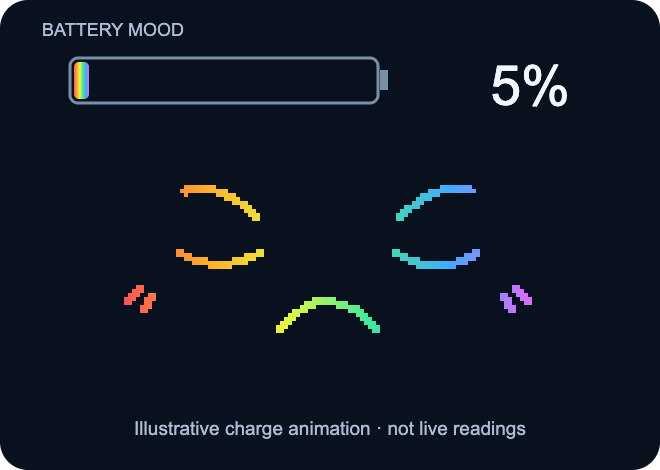
#> input picture companions/battery-faces/main/assets/animation/mood-0.png, 660 x 470 px; its folder holds 4 pictures in this run
$ python finalize_assets.py
#> lines starting #> are read from the running program, lines starting #| are printed output that depends on the picture
"""Create GitHub's GIF fallback and checksum every final retained image."""
from pathlib import Path
from PIL import Image
import hashlib,json,datetime,zipfile
assets=Path(__file__).resolve().parents[1]/'assets'
frames=[Image.open(assets/f'animation/mood-{i}.png').convert('RGB') for i in range(5)]
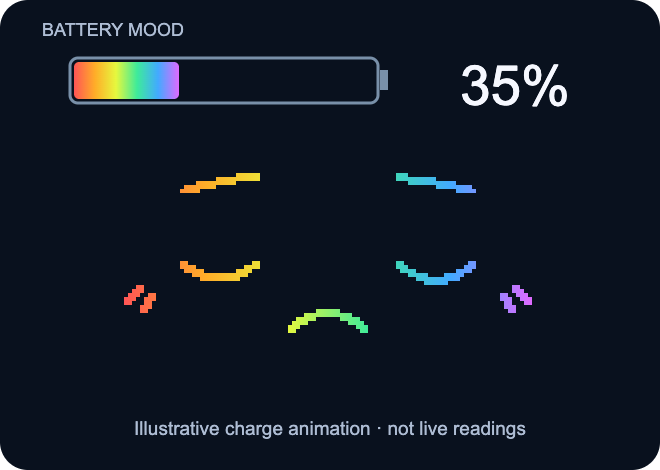
#> input picture companions/battery-faces/main/assets/animation/mood-1.png, 660 x 470 px
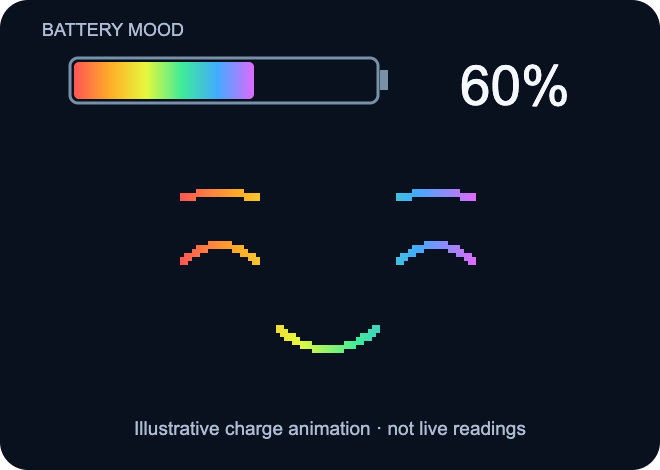
#> input picture companions/battery-faces/main/assets/animation/mood-2.png, 660 x 470 px
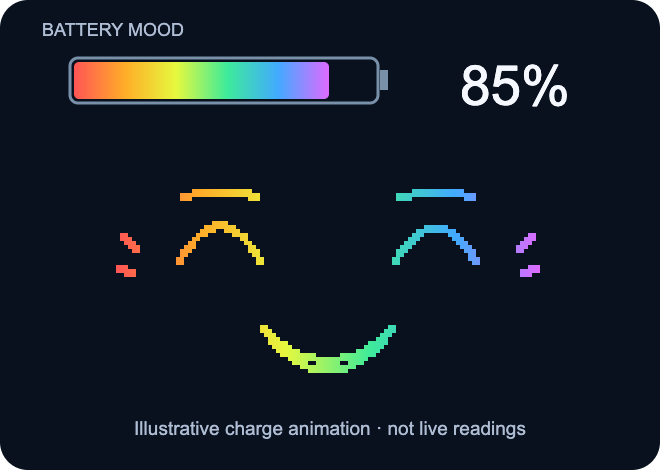
#> input picture companions/battery-faces/main/assets/animation/mood-3.png, 660 x 470 px
#> (the run stopped early here; a loop or call above may not have finished)
